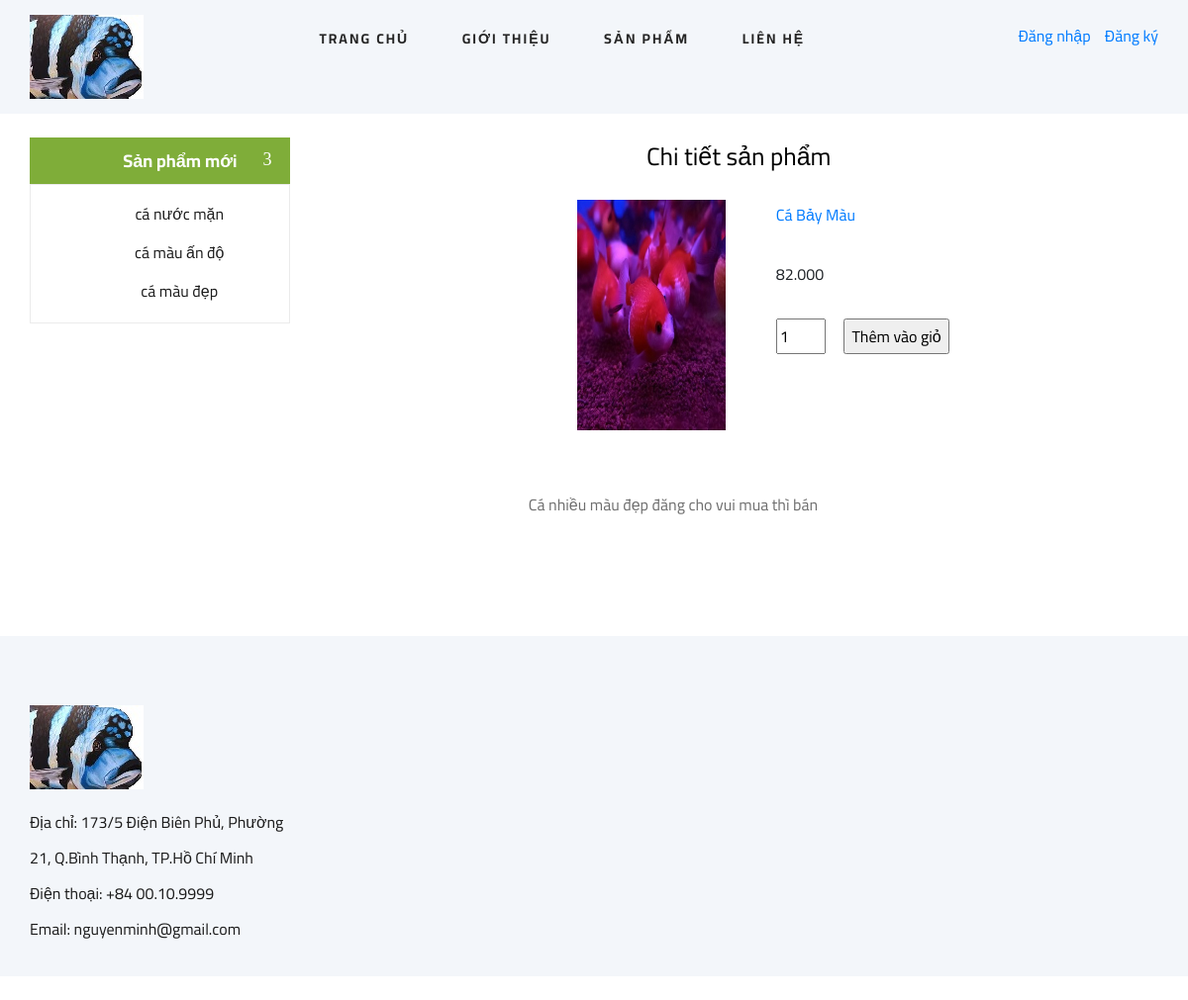
Screenshot of /?thamso=chi_tiet_san_pham&id=2 with the database file from the repository.
### tables this page shows
CREATE TABLE `san_pham` (
  `id` int(11) NOT NULL,
  `ten` varchar(256) NOT NULL,
  `gia` int(255) NOT NULL,
  `hinh_anh` varchar(256) NOT NULL,
  `noi_dung` mediumtext NOT NULL,
  `thuoc_menu` int(255) NOT NULL,
  `noi_bat` varchar(256) NOT NULL,
  `trang_chu` varchar(256) NOT NULL,
  `sap_xep_trang_chu` int(255) NOT NULL
);

### chuc_nang/san_pham/moi.php (the view, shortened to what this page needs)
<?php
	require "ket_noi.php";
	$tv="SELECT id,ten,hinh_anh FROM san_pham ORDER BY id DESC LIMIT 0,3";
	$tv_1=mysqli_query($con,$tv);
	while($tv_2=mysqli_fetch_array($tv_1))
	{
		$link_chi_tiet="?thamso=chi_tiet_san_pham&id=".$tv_2['id'];
		echo "<li><a href='$link_chi_tiet' >";
		echo $tv_2['ten'];
		echo "</a>";
		echo "</li>";
	}
?>

### chuc_nang/san_pham/chi_tiet_san_pham.php (shortened to what this page needs)
    <section class="hero">
        <div class="container">
            <div class="row">
                <div class="col-lg-3">
                    <div class="hero__categories">
                        <div class="hero__categories__all">
                            <i class="fa fa-bars"></i>
                            <span>Sản phẩm mới</span>
                        </div>
                        <ul style="">
                            <?php
                                include("chuc_nang/san_pham/moi.php");
                            ?>
                        </ul>
                    </div>
                </div>
                <div class="col-lg-9">
                    <div class="hero__search">
                    	<a style="color: black;font-size: 25px;font: bold;">Chi tiết sản phẩm</a>
                    	<br><br>
                        <?php
							require "ket_noi.php";
							$id=$_GET['id'];
							$tv="SELECT * FROM san_pham WHERE id='$id'";
							$tv_1=mysqli_query($con,$tv);
							$tv_2=mysqli_fetch_array($tv_1);
							$link_anh="hinh_anh/san_pham/".$tv_2['hinh_anh'];
							echo "<table>";
								echo "<tr>";
									echo "<td width='250px' align='center' >";
										echo "<img src='$link_anh' width='150px' >";
									echo "</td>";
									echo "<td valign='top' >";
										echo "<a href='#'>";
											echo $tv_2['ten'];
										echo "</a>";
										echo "<br>";
										echo "<br>";
										$gia=$tv_2['gia'];
										$gia=number_format($gia,0,",",".");
										echo $gia;
										echo "<br>";
										echo "<br>";
										echo "<form>";
											echo "<input type='text' name='so_luong' value='1' style='width:50px' > ";
											echo "<input type='submit' value='Thêm vào giỏ' style='margin-left:15px' > ";
										echo "</form>";
									echo "</td>";
								echo "</tr>";
								echo "<tr>";
									echo "<td colspan='2' >";
										echo "<br>";
										echo "<br>";
										echo $tv_2['noi_dung'];
									echo "</td>";
								echo "</tr>";
							echo "</table>";
						?>
                    </div>
                </div>
            </div>
        </div>
    </section>
<br>

### css/style.css (style rules this page uses)
html, body { height: 100%; font-family: "Cairo", sans-serif; -webkit-font-smoothing: antialiased; font-smoothing: antialiased; }
p { font-size: 16px; font-family: "Cairo", sans-serif; color: #6f6f6f; font-weight: 400; line-height: 26px; margin: 0 0 15px 0; }
img { max-width: 100%; }
ul, ol { padding: 0; margin: 0; }
.hero { padding-bottom: 50px; }
.hero__categories__all { background: #7fad39; position: relative; padding: 10px 25px 10px 40px; cursor: pointer; }
.hero__categories__all i { font-size: 16px; color: #ffffff; margin-right: 10px; }
.hero__categories__all span { font-size: 18px; font-weight: 700; color: #ffffff; }
.hero__categories__all:after { position: absolute; right: 18px; top: 9px; content: "3"; font-family: "ElegantIcons"; font-size: 18px; color: #ffffff; }
.hero__categories ul { border: 1px solid #ebebeb; padding-left: 40px; padding-top: 10px; padding-bottom: 12px; }
.hero__categories ul li { list-style: none; }
.hero__categories ul li a { font-size: 16px; color: #1c1c1c; line-height: 39px; display: block; }
.hero__search { overflow: hidden; margin-bottom: 30px; }
@media only screen and (min-width: 1200px) { .container { max-width: 1170px; } }

### rows the page displays
san_pham: ten "cá nước mặn"
san_pham: ten "cá màu ấn độ"
san_pham: ten "cá màu đẹp"
san_pham: hinh_anh (picture), ten "Cá Bảy Màu", gia "82.000", noi_dung "Cá nhiều màu đẹp đăng cho vui mua thì bán"
